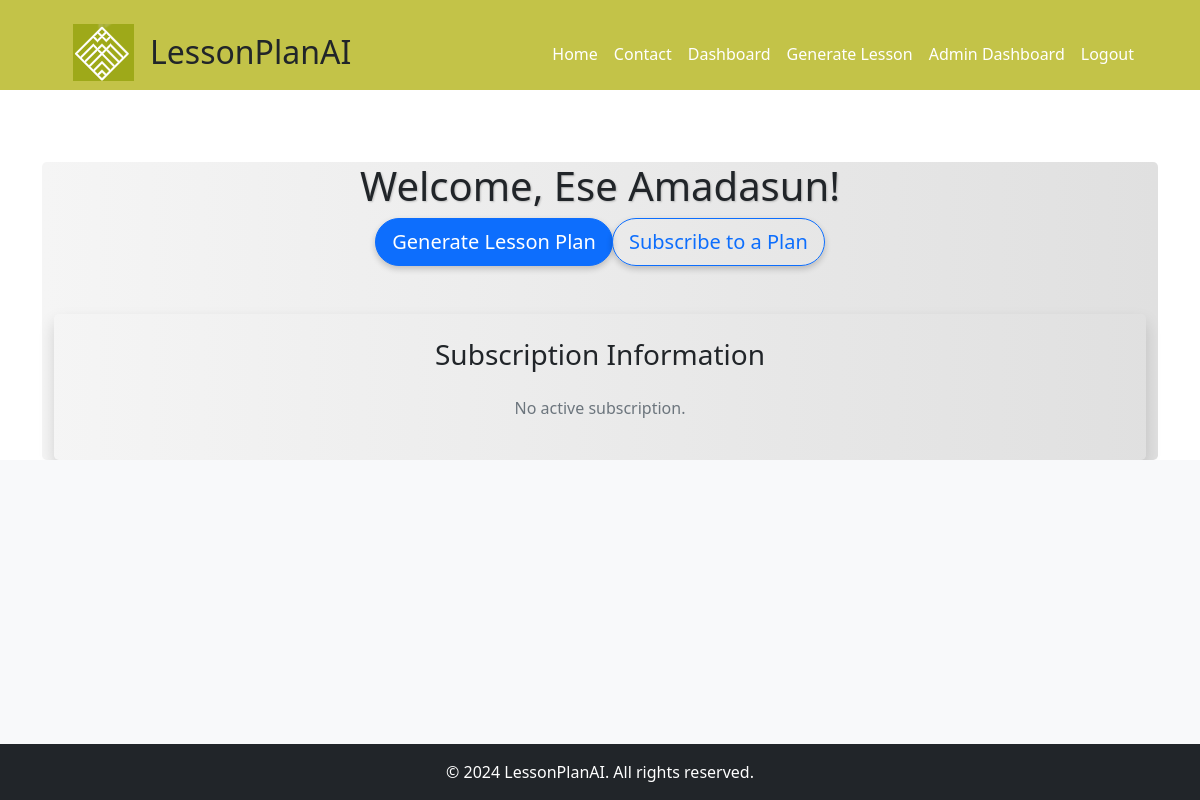
The app's page /dashboard (signed in), older data.
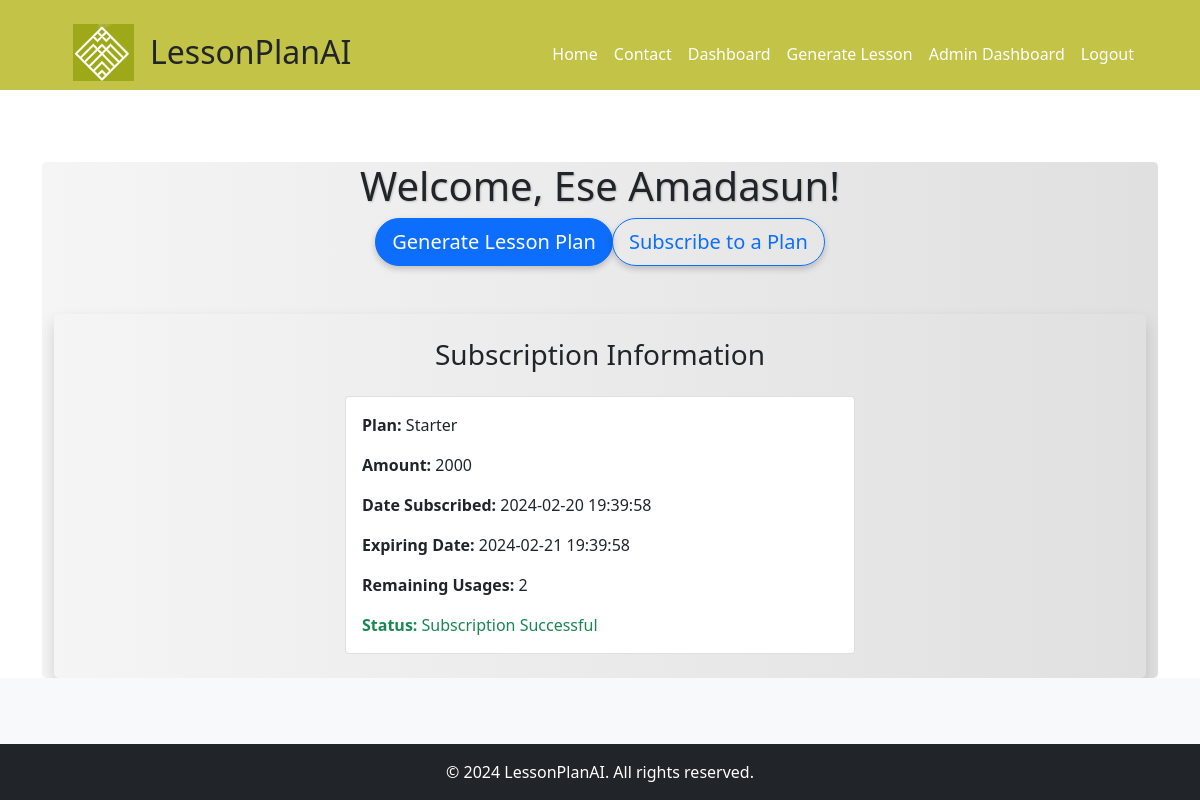
The same page, newer data.
### src/accounts/models.py (models this page shows, shortened)
class User(UserMixin, db.Model):
    __tablename__ = "users"
    id = db.Column(db.Integer, primary_key=True)
    email = db.Column(db.String, unique=True, nullable=False)
    first_name = db.Column(db.String, nullable=False)
    last_name = db.Column(db.String, nullable=False)
    password = db.Column(db.String, nullable=False)
    created_on = db.Column(db.DateTime, nullable=False)
    is_admin = db.Column(db.Boolean, nullable=False, default=False)
    is_confirmed = db.Column(db.Boolean, nullable=True, default=False)
    confirmed_on = db.Column(db.DateTime, nullable=True)
    subscription = db.relationship('Subscription', backref='user', uselist=False)

class Subscription(db.Model):
    __tablename__ = "subscriptions"
    id = db.Column(db.Integer, primary_key=True)
    plan = db.Column(db.String(50))
    amount = db.Column(db.Integer)
    start_date = db.Column(db.DateTime, default=datetime.utcnow)
    end_date = db.Column(db.DateTime)
    remaining_usages = db.Column(db.Integer)
    paid = db.Column(db.Boolean, default=False)  # Added paid attribute
    user_id = db.Column(db.Integer, db.ForeignKey('users.id'), nullable=False)
    paystack_subscription_id = db.Column(db.String(50), nullable=False)

### src/core/views.py (the view)
@core_bp.route('/dashboard')
@login_required
def dashboard():
    subscription = Subscription.query.filter_by(user_id=current_user.id).first()
    return render_template('accounts/dashboard.html', subscription=subscription)

### src/__init__.py (called while the page is built)
@login_manager.user_loader
def load_user(user_id):
    return User.query.filter(User.id == int(user_id)).first()

### src/templates/accounts/dashboard.html (shortened to what this page needs)
{% extends '_base.html' %}
{% block content %}
<div class="container mt-5 rounded-lg" style="background: linear-gradient(to right, #f5f5f5, #e0e0e0);">
  <div class="row justify-content-center">
    <div class="col-lg-6 text-center">
      <h3 class="display-6 mb-6" style="text-shadow: 1px 1px 2px rgba(0, 0, 0, 0.2);">Welcome, {{ current_user.first_name }} {{ current_user.last_name }}!</h3>
      <div class="btn-group">
        <a href="{{ url_for('core.generate_lesson') }}" class="btn btn-primary btn-lg rounded-pill" style="box-shadow: 0 3px 6px rgba(0, 0, 0, 0.2); transition: all 0.2s ease-in-out;">Generate Lesson Plan</a>
        <a href="{{ url_for('core.subscribe') }}" class="btn btn-outline-primary btn-lg rounded-pill" style="box-shadow: 0 3px 6px rgba(0, 0, 0, 0.2); transition: all 0.2s ease-in-out;">Subscribe to a Plan</a>
      </div>
    </div>
  </div>
  <div class="container mt-5 p-4 rounded-lg shadow">
    <h3 class="text-center mb-4">Subscription Information</h3>
    {% if subscription %}
    <div class="row">
        <div class="col-md-6 offset-md-3">
            <div class="card">
                <div class="card-body">
                    <p class="card-text"><strong>Plan:</strong> {{ subscription.plan }}</p>
                    <p class="card-text"><strong>Amount:</strong> {{ subscription.amount }}</p>
                    <p class="card-text"><strong>Date Subscribed:</strong> {{ subscription.start_date.strftime('%Y-%m-%d %H:%M:%S') }}</p>
                    <p class="card-text"><strong>Expiring Date:</strong> {{ subscription.end_date.strftime('%Y-%m-%d %H:%M:%S') }}</p>
                    <p class="card-text"><strong>Remaining Usages:</strong> {{ subscription.remaining_usages }}</p>
                    {% if subscription.paid %}
                    <p class="card-text text-success"><strong>Status:</strong> Subscription Successful</p>
                    {% else %}
                    <p class="card-text text-warning"><strong>Status:</strong> Awaiting Payment</p>
                    {% endif %}
                </div>
            </div>
        </div>
    </div>
    {% else %}
    <p class="text-center text-muted">No active subscription.</p>
    {% endif %}
</div>
</div>
{% endblock %}

### src/templates/_base.html (shortened to what this page needs)
<!DOCTYPE html>
<html>
<head>
    <link href="https://maxcdn.bootstrapcdn.com/bootstrap/4.5.2/css/bootstrap.min.css" rel="stylesheet">
    <link rel="stylesheet" type="text/css" href="/static/styles.css">
    <link href="https://stackpath.bootstrapcdn.com/bootstrap/4.3.1/css/bootstrap.min.css" rel="stylesheet">
    <link href="https://stackpath.bootstrapcdn.com/bootstrap/5.1.0/css/bootstrap.min.css" rel="stylesheet">
    <link rel="stylesheet" href="https://cdnjs.cloudflare.com/ajax/libs/font-awesome/6.1.1/css/all.min.css">
</head>
<body>
    {% include 'navigation2.html' %}
    <div class="container mt-4">
        <div>
            {% block content %}
            {% endblock %}
        </div>
    </div>
    <div id="social-media" class="bg-light py-4">
    </div>
    <footer class="bg-dark text-white py-3">
        <div class="container text-center">
            &copy; 2024 LessonPlanAI. All rights reserved.
        </div>
    </footer>

### src/templates/navigation2.html (shortened to what this page needs)
<header class="p-3 navigation-header">
    <div class="container">
      <div class="navbar navbar-expand-lg d-flex flex-wrap align-items-center justify-content-between justify-content-lg-start">
        <div id="logo" class="col-md-4 col-12 d-flex align-items-center">
          <img src="/static/images/fav.png" alt="LessonPlanAI Logo" class="mr-3">
          <h2 class="mb-0">LessonPlanAI</h2>
        </div>
        <div class="navbar-collapse collapse justify-content-end">
          <ul class="navbar-nav text-white">
            <li class="nav-item"><a class="nav-link" href="{{ url_for('core.home') }}">Home</a></li>
            <li class="nav-item"><a class="nav-link" href="{{ url_for('accounts.contact') }}">Contact</a></li>
            {% if current_user.is_authenticated %}
            <li class="nav-item"><a class="nav-link" href="{{ url_for('core.dashboard') }}">Dashboard</a></li>
            <li class="nav-item"><a class="nav-link" href="{{ url_for('core.generate_lesson') }}">Generate Lesson</a></li>
            {% if current_user.is_admin %}
            <li class="nav-item"><a class="nav-link" href="{{ url_for('core.admin_dashboard') }}">Admin Dashboard</a></li>
            {% endif %}
            <li class="nav-item"><a class="nav-link" href="{{ url_for('accounts.logout') }}">Logout</a></li>
            {% endif %}
          </ul>
        </div>
      </div>
    </div>
  </header>

### src/static/styles.css (style rules this page uses)
a { text-decoration: none; }
body { display: flex; flex-direction: column; min-height: 100vh; }
#social-media { flex: 1 0 auto; }
footer { flex-shrink: 0; }
.navbar-nav .nav-link { color: white !important; }
.navigation-header { background-color: rgba(179, 179, 21, 0.781); height: 90px; }
#logo { margin-top: 0px; margin-bottom: 2px; }
.navbar { padding-top: 0; padding-bottom: 20px; }

Row changes from the older to the newer data that the page shows:
added Subscription: plan "Starter", amount "2000", start_date "2024-02-20 19:39:58", end_date "2024-02-21 19:39:58", remaining_usages "2"
Text that changed along with them:
text no longer shown: "No active subscription."
text now shown: "Plan: Amount: Date Subscribed: Expiring Date: Remaining Usages: Status: Subscription Successful"
